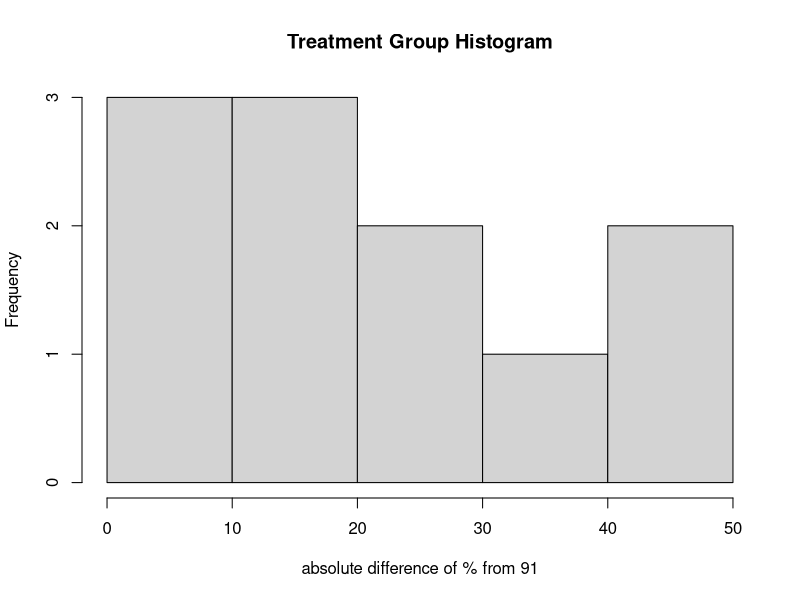
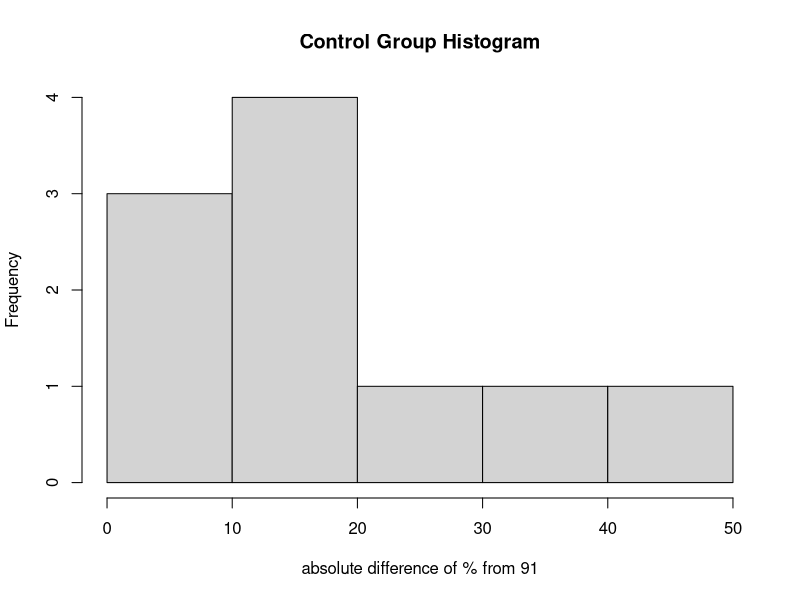
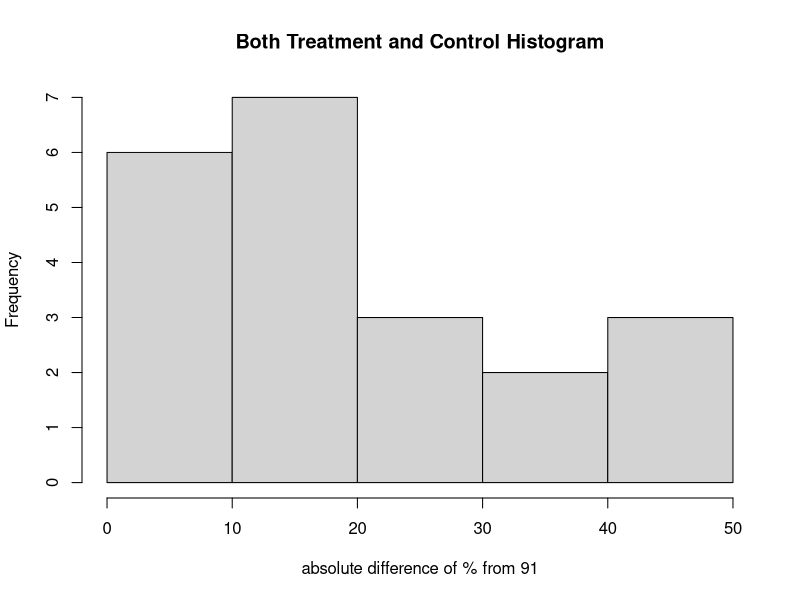

Reproduce these figures in R, in order.
## ---- chunk 1
knitr::opts_chunk$set(echo = TRUE)
## ---- chunk 2
data <- read.csv("Social+Media+Experiment_March+24,+2021_19.23.csv")
#head(data)
## ---- chunk 3
### columns we are interested in right now:
## Q74_1, Q78_1, FL_4_DO, FL_27_DO

# drop everything before row 11 because those were our own trials
subset <- data[-c(1:10), c('Q74_1', 'Q1', 'Q2', 'FL_4_DO', 'FL_27_DO', 'Q72', 'Q81')]

subset <- subset[(subset$Q74_1 != ""), ]

subset
## ---- chunk 4
treat <- subset[(subset$FL_27_DO == "FL_32" | subset$FL_4_DO == "FL_17"), ]

control <- subset[(subset$FL_27_DO == "FL_28" | subset$FL_4_DO == "FL_16"), ]

dim(treat)
dim(control)
dim(subset)

treat$Q74_1 <- as.numeric(treat$Q74_1)
control$Q74_1 <- as.numeric(control$Q74_1)
subset$Q74_1 <- as.numeric(subset$Q74_1)



treat$outcome <- abs(91 - treat$Q74_1)
control$outcome <- abs(91 - control$Q74_1)
subset$outcome <- abs(91 - subset$Q74_1)

## ---- chunk 5
hist(treat$outcome, xlab = "absolute difference of % from 91", main = "Treatment Group Histogram")

hist(control$outcome, xlab = "absolute difference of % from 91", main = "Control Group Histogram")

hist(subset$outcome, xlab = "absolute difference of % from 91", main = "Both Treatment and Control Histogram")


